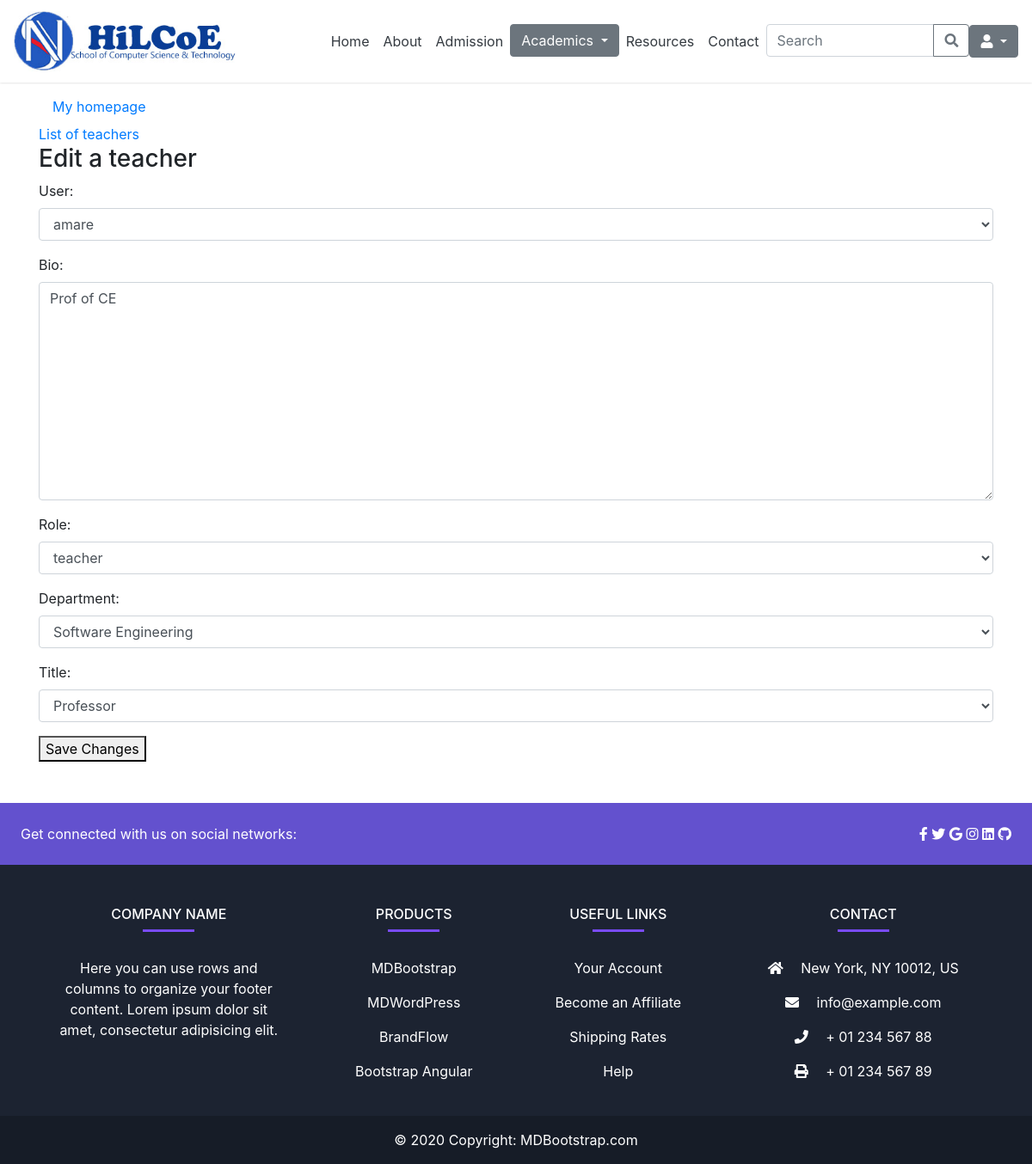
The page /admin_app/teacher/2/edit/ on the database as committed earlier.
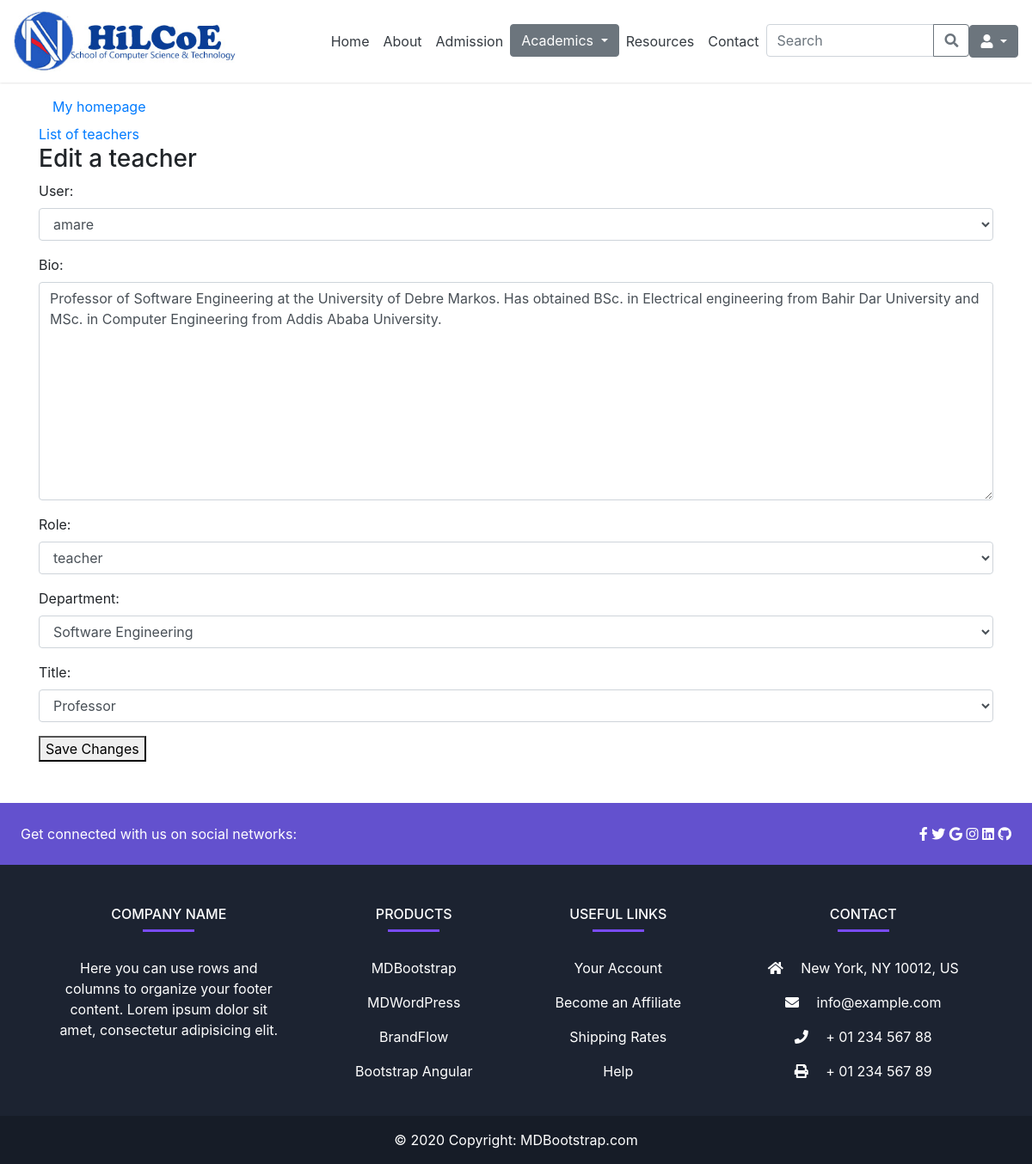
The same page on the database as committed later.
### admin_app/models.py (models this page shows, shortened)
class UserProfile(models.Model):
    user = models.OneToOneField(User, on_delete=models.CASCADE)
    bio = models.TextField(default='Enter your bio briefly')
    role = models.CharField(max_length=20, choices=roles, default='student')
    department = models.ForeignKey(Department, on_delete=models.CASCADE, null=True, blank=True)
    academic_year = models.CharField(max_length=20, choices=year, null=True, blank=True)
    semester = models.CharField(max_length=20, choices=semester, null=True, blank=True)
    title = models.CharField(max_length=20, choices=title_choices, null=True, blank=True)

### admin_app/views.py (the view)
# urls.py: path('teacher/<int:teacher_id>/edit/', views.teacher_edit, name='teacher-edit'),
def teacher_edit(request, teacher_id):
    teacher = get_object_or_404(UserProfile, pk=teacher_id)
    if request.method == 'POST':
        form_teacher = AddTeacherForm(request.POST, instance=teacher)
        if form_teacher.is_valid():
            form_teacher.save()
            return redirect('teacher-detail', teacher_id=teacher_id)
    else:
        form_teacher = AddTeacherForm(instance=teacher)
    return render(request, 'admin_app/teacher_edit.html', {'form_teacher': form_teacher })

### admin_app/forms.py
class AddTeacherForm(forms.ModelForm):
    class Meta:
        model = UserProfile
        fields = ['user', 'bio', 'role', 'department', 'title']
        widgets = {
            'user': forms.Select(attrs={'class': 'form-control'}),
            'bio': forms.Textarea(attrs={'class': 'form-control'}),
            'role': forms.Select(attrs={'class': 'form-control'}),
            'department': forms.Select(attrs={'class': 'form-control'}),
            'title': forms.Select(attrs={'class': 'form-control'}),
        }

### admin_app/models.py (called while the page is built)
  def __str__(self):
        return self.name

### templates/admin_app/teacher_edit.html (shortened to what this page needs)
{% extends 'base.html' %}
{% block content%}
<div class="container my-5">
  <a class="nav-link text-black" href="{% if user.is_superuser or user.is_staff %}
            {% url 'admin-dashboard' %}
            {% else %}
                {% url 'cs-bsc' %}
            {% endif %}">My homepage
    </a>
    <a href="{% url 'teacher-list' %}">List of teachers</a>
  <h3> Edit a teacher </h3>
  <form method="post">
    {{ form_teacher.as_p }}
    <button type="submit">Save Changes</button>
</form>
</div>
{% endblock %}

Rows that differ between the two databases and show on the page:
changed UserProfile "amare": bio "Prof of CE" → "Professor of Software Engineering at the University of Debre Markos. Has obtained BSc. in Electrical engineering from Bahir Dar University and MSc. in Computer Engineering from Addis Ababa University."
